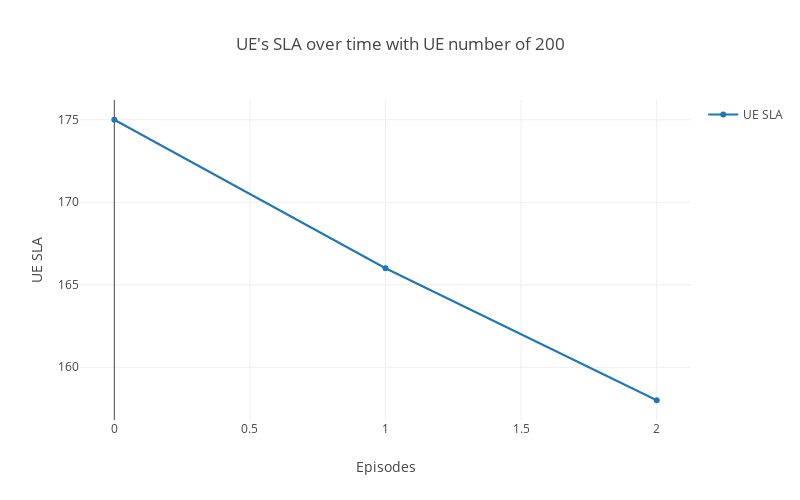

The cell this chart's notebook holds for it:
### Code cell
# Create UE graph
ue_sla = go.Scatter(
    x = len(result.Meets_SLA),
    y = result.Meets_SLA,
    name='UE SLA'
)

data = [ue_sla]

# Plot and embed in ipython notebook!
plotly.offline.iplot(
    {"data": data,
     "layout": go.Layout(
         height=500,
         width=800,
         title="UE's SLA over time with UE number of 200",
         xaxis=dict(
             title='Episodes',
         ),
         yaxis=dict(
             title='UE SLA'
         ), 
         showlegend=True)},
    show_link=False,
    link_text=None)

### Figure 1 — Plotly figure (JSON) as saved in the notebook; plotly's stock layout.template omitted (floating-point values rounded to 4 significant figures)
{"data": [{"name": "UE SLA", "type": "scatter", "x": 3, "y": [175, 166, 158]}], "layout": {"height": 500, "showlegend": true, "title": "UE's SLA over time with UE number of 200", "width": 800, "xaxis": {"title": "Episodes"}, "yaxis": {"title": "UE SLA"}}}
